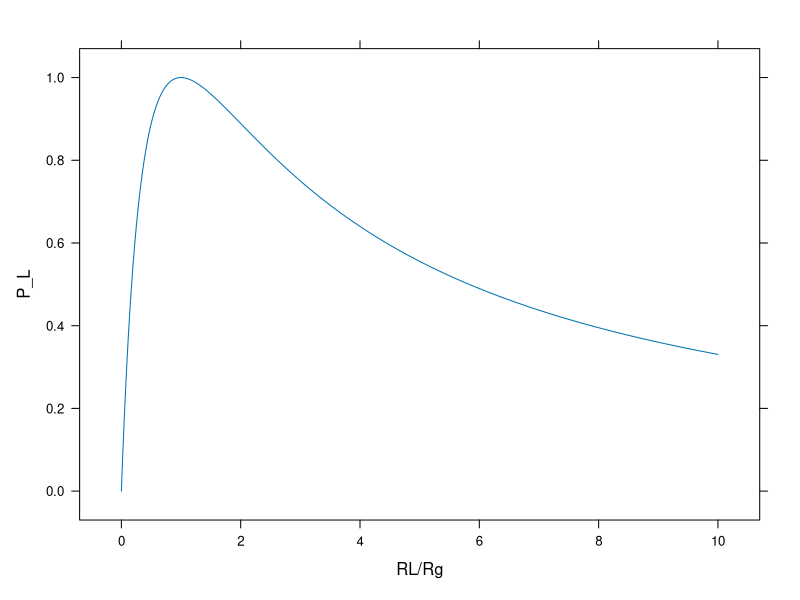
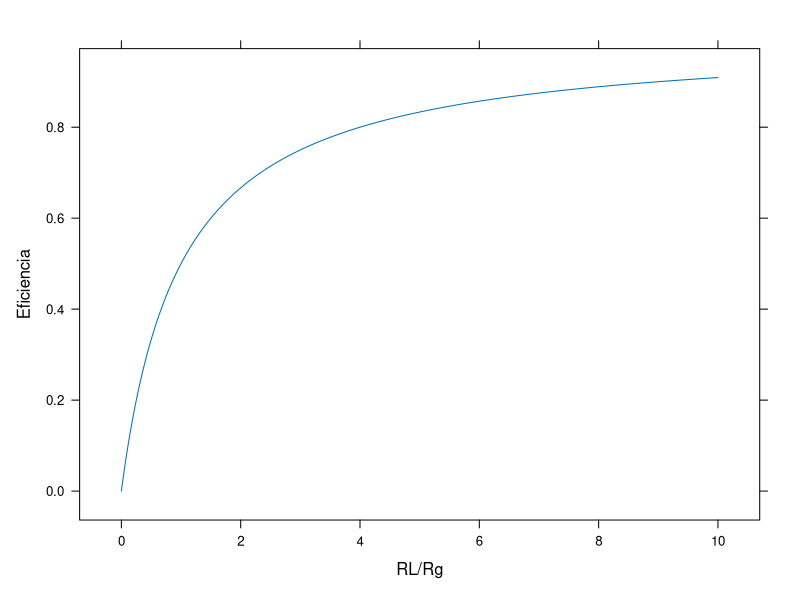
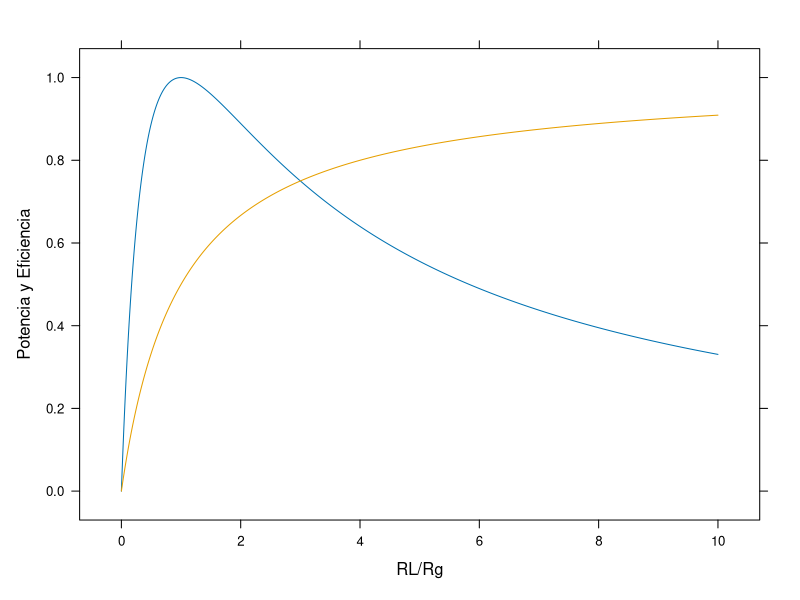
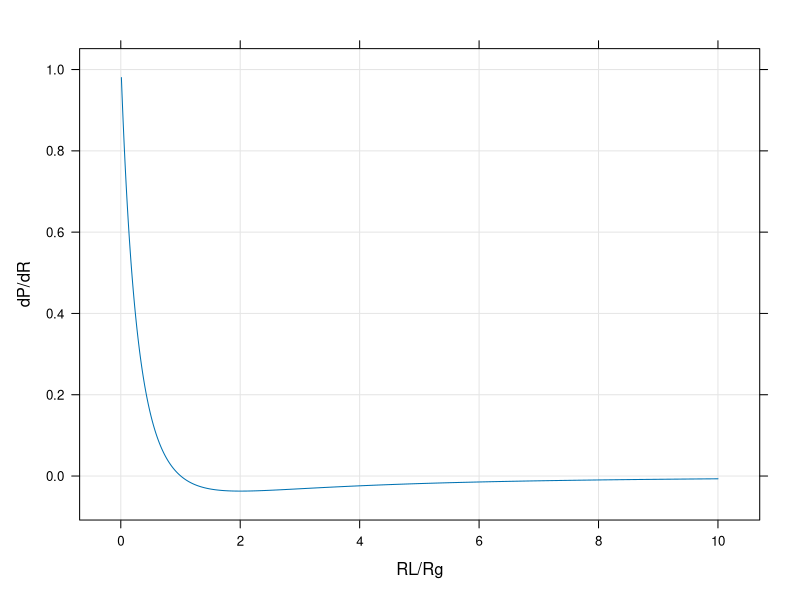

The R script that drew these images, in order:
library(lattice)

x <- seq(0, 10, length = 1000)

p <- x/(1 + x)^2

xyplot(p/max(p) ~ x,
       type = "l",
       xlab = "RL/Rg",
       ylab = "P_L")

ef <- x/(1 + x)

xyplot(ef ~ x,
       type = "l",
       xlab = "RL/Rg",
       ylab = "Eficiencia")

xyplot(p/max(p)  + ef ~ x,
       type = "l",
       xlab = "RL/Rg",
       ylab = "Potencia y Eficiencia")

xyplot(diff(p)/diff(x) ~ x[-1],
       type = "l", grid = TRUE,
       xlab = "RL/Rg",
       ylab = "dP/dR")

